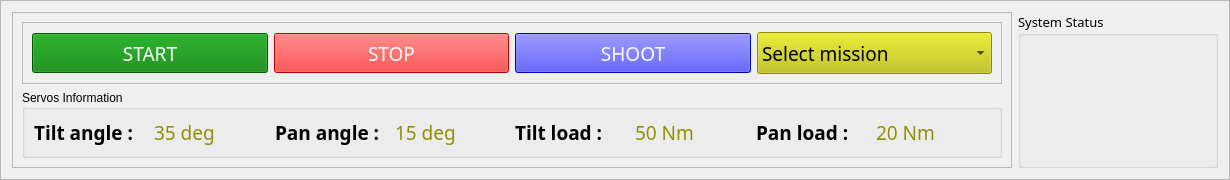
     <widget class="QFrame" name="middle_frame">
      <property name="sizePolicy">
       <sizepolicy hsizetype="Preferred" vsizetype="Preferred">
        <horstretch>0</horstretch>
        <verstretch>0</verstretch>
       </sizepolicy>
      </property>
      <property name="frameShape">
       <enum>QFrame::StyledPanel</enum>
      </property>
      <property name="frameShadow">
       <enum>QFrame::Raised</enum>
      </property>
      <layout class="QHBoxLayout" name="horizontalLayout">
       <item>
        <widget class="QFrame" name="Hardware_info_frame">
         <property name="sizePolicy">
          <sizepolicy hsizetype="Expanding" vsizetype="Preferred">
           <horstretch>0</horstretch>
           <verstretch>0</verstretch>
          </sizepolicy>
         </property>
         <property name="minimumSize">
          <size>
           <width>1000</width>
           <height>0</height>
          </size>
         </property>
         <property name="frameShape">
          <enum>QFrame::StyledPanel</enum>
         </property>
         <property name="frameShadow">
          <enum>QFrame::Raised</enum>
         </property>
         <layout class="QVBoxLayout" name="verticalLayout_4">
          <item>
           <widget class="QFrame" name="Start_system_config_frame">
            <property name="frameShape">
             <enum>QFrame::StyledPanel</enum>
            </property>
            <property name="frameShadow">
             <enum>QFrame::Raised</enum>
            </property>
            <layout class="QHBoxLayout" name="horizontalLayout_2">
             <item>
              <widget class="QPushButton" name="Start_pushButton">
               <property name="minimumSize">
                <size>
                 <width>0</width>
                 <height>40</height>
                </size>
               </property>
               <property name="palette">
                <palette>
                 <active>
                  <colorrole role="Button">
                   <brush brushstyle="SolidPattern">
                    <color alpha="255">
                     <red>0</red>
                     <green>128</green>
                     <blue>0</blue>
                    </color>
                   </brush>
                  </colorrole>
                  <colorrole role="ButtonText">
                   <brush brushstyle="SolidPattern">
                    <color alpha="255">
                     <red>255</red>
                     <green>255</green>
                     <blue>255</blue>
                    </color>
                   </brush>
                  </colorrole>
                  <colorrole role="Base">
                   <brush brushstyle="SolidPattern">
                    <color alpha="255">
                     <red>0</red>
                     <green>128</green>
                     <blue>0</blue>
                    </color>
                   </brush>
                  </colorrole>
                  <colorrole role="Window">
                   <brush brushstyle="SolidPattern">
                    <color alpha="255">
                     <red>0</red>
                     <green>128</green>
                     <blue>0</blue>
                    </color>
                   </brush>
                  </colorrole>
                 </active>
                 <inactive>
                  <colorrole role="Button">
                   <brush brushstyle="SolidPattern">
                    <color alpha="255">
                     <red>0</red>
                     <green>128</green>
                     <blue>0</blue>
                    </color>
                   </brush>
                  </colorrole>
                  <colorrole role="ButtonText">
                   <brush brushstyle="SolidPattern">
                    <color alpha="255">
                     <red>255</red>
                     <green>255</green>
                     <blue>255</blue>
                    </color>
                   </brush>
                  </colorrole>
                  <colorrole role="Base">
                   <brush brushstyle="SolidPattern">
                    <color alpha="255">
                     <red>0</red>
                     <green>128</green>
                     <blue>0</blue>
                    </color>
                   </brush>
                  </colorrole>
                  <colorrole role="Window">
                   <brush brushstyle="SolidPattern">
                    <color alpha="255">
                     <red>0</red>
                     <green>128</green>
                     <blue>0</blue>
                    </color>
                   </brush>
                  </colorrole>
                 </inactive>
                 <disabled>
                  <colorrole role="Button">
                   <brush brushstyle="SolidPattern">
                    <color alpha="255">
                     <red>0</red>
                     <green>128</green>
                     <blue>0</blue>
                    </color>
                   </brush>
                  </colorrole>
                  <colorrole role="ButtonText">
                   <brush brushstyle="SolidPattern">
                    <color alpha="255">
                     <red>120</red>
                     <green>120</green>
                     <blue>120</blue>
                    </color>
                   </brush>
                  </colorrole>
                  <colorrole role="Base">
                   <brush brushstyle="SolidPattern">
                    <color alpha="255">
                     <red>0</red>
                     <green>128</green>
                     <blue>0</blue>
                    </color>
                   </brush>
                  </colorrole>
                  <colorrole role="Window">
                   <brush brushstyle="SolidPattern">
                    <color alpha="255">
                     <red>0</red>
                     <green>128</green>
                     <blue>0</blue>
                    </color>
                   </brush>
                  </colorrole>
                 </disabled>
                </palette>
               </property>
               <property name="font">
                <font>
                 <family>Rockwell</family>
                 <pointsize>14</pointsize>
                 <weight>50</weight>
                 <bold>false</bold>
                </font>
               </property>
               <property name="styleSheet">
                <string notr="true">background-color:green</string>
               </property>
               <property name="text">
                <string>START</string>
               </property>
               <property name="checkable">
                <bool>false</bool>
               </property>
              </widget>
             </item>
             <item>
              <widget class="QPushButton" name="Stop_pushButton">
               <property name="minimumSize">
                <size>
                 <width>0</width>
                 <height>40</height>
                </size>
               </property>
               <property name="palette">
                <palette>
                 <active>
                  <colorrole role="Button">
                   <brush brushstyle="SolidPattern">
                    <color alpha="255">
                     <red>255</red>
                     <green>0</green>
                     <blue>0</blue>
                    </color>
                   </brush>
                  </colorrole>
                  <colorrole role="ButtonText">
                   <brush brushstyle="SolidPattern">
                    <color alpha="255">
                     <red>255</red>
                     <green>255</green>
                     <blue>255</blue>
                    </color>
                   </brush>
                  </colorrole>
                  <colorrole role="Base">
                   <brush brushstyle="SolidPattern">
                    <color alpha="255">
                     <red>255</red>
                     <green>0</green>
                     <blue>0</blue>
                    </color>
                   </brush>
                  </colorrole>
                  <colorrole role="Window">
                   <brush brushstyle="SolidPattern">
                    <color alpha="255">
                     <red>255</red>
                     <green>0</green>
                     <blue>0</blue>
                    </color>
                   </brush>
                  </colorrole>
                 </active>
                 <inactive>
                  <colorrole role="Button">
                   <brush brushstyle="SolidPattern">
                    <color alpha="255">
                     <red>255</red>
                     <green>0</green>
                     <blue>0</blue>
                    </color>
                   </brush>
                  </colorrole>
                  <colorrole role="ButtonText">
                   <brush brushstyle="SolidPattern">
                    <color alpha="255">
                     <red>255</red>
                     <green>255</green>
                     <blue>255</blue>
                    </color>
                   </brush>
                  </colorrole>
                  <colorrole role="Base">
                   <brush brushstyle="SolidPattern">
                    <color alpha="255">
                     <red>255</red>
                     <green>0</green>
                     <blue>0</blue>
                    </color>
                   </brush>
                  </colorrole>
                  <colorrole role="Window">
                   <brush brushstyle="SolidPattern">
                    <color alpha="255">
                     <red>255</red>
                     <green>0</green>
                     <blue>0</blue>
                    </color>
                   </brush>
                  </colorrole>
                 </inactive>
                 <disabled>
                  <colorrole role="Button">
                   <brush brushstyle="SolidPattern">
                    <color alpha="255">
                     <red>255</red>
                     <green>0</green>
                     <blue>0</blue>
                    </color>
                   </brush>
                  </colorrole>
                  <colorrole role="ButtonText">
                   <brush brushstyle="SolidPattern">
                    <color alpha="255">
                     <red>120</red>
                     <green>120</green>
                     <blue>120</blue>
                    </color>
                   </brush>
                  </colorrole>
                  <colorrole role="Base">
                   <brush brushstyle="SolidPattern">
                    <color alpha="255">
                     <red>255</red>
                     <green>0</green>
                     <blue>0</blue>
                    </color>
                   </brush>
                  </colorrole>
                  <colorrole role="Window">
                   <brush brushstyle="SolidPattern">
                    <color alpha="255">
                     <red>255</red>
                     <green>0</green>
                     <blue>0</blue>
                    </color>
                   </brush>
                  </colorrole>
                 </disabled>
                </palette>
               </property>
               <property name="font">
                <font>
                 <family>Rockwell</family>
                 <pointsize>14</pointsize>
                 <weight>50</weight>
                 <bold>false</bold>
                </font>
               </property>
               <property name="styleSheet">
                <string notr="true">background-color:red</string>
               </property>
               <property name="text">
                <string>STOP</string>
               </property>
              </widget>
             </item>
             <item>
              <widget class="QPushButton" name="Stop_pushButton_2">
               <property name="minimumSize">
                <size>
                 <width>0</width>
                 <height>40</height>
                </size>
               </property>
               <property name="palette">
                <palette>
                 <active>
                  <colorrole role="Button">
                   <brush brushstyle="SolidPattern">
                    <color alpha="255">
                     <red>0</red>
                     <green>0</green>
                     <blue>255</blue>
                    </color>
                   </brush>
                  </colorrole>
                  <colorrole role="ButtonText">
                   <brush brushstyle="SolidPattern">
                    <color alpha="255">
                     <red>255</red>
                     <green>255</green>
                     <blue>255</blue>
                    </color>
                   </brush>
                  </colorrole>
                  <colorrole role="Base">
                   <brush brushstyle="SolidPattern">
                    <color alpha="255">
                     <red>0</red>
                     <green>0</green>
                     <blue>255</blue>
                    </color>
                   </brush>
                  </colorrole>
                  <colorrole role="Window">
                   <brush brushstyle="SolidPattern">
                    <color alpha="255">
                     <red>0</red>
                     <green>0</green>
                     <blue>255</blue>
                    </color>
                   </brush>
                  </colorrole>
                 </active>
                 <inactive>
                  <colorrole role="Button">
                   <brush brushstyle="SolidPattern">
                    <color alpha="255">
                     <red>0</red>
                     <green>0</green>
                     <blue>255</blue>
                    </color>
                   </brush>
                  </colorrole>
                  <colorrole role="ButtonText">
                   <brush brushstyle="SolidPattern">
                    <color alpha="255">
                     <red>255</red>
                     <green>255</green>
                     <blue>255</blue>
                    </color>
                   </brush>
                  </colorrole>
                  <colorrole role="Base">
                   <brush brushstyle="SolidPattern">
                    <color alpha="255">
                     <red>0</red>
                     <green>0</green>
                     <blue>255</blue>
                    </color>
                   </brush>
                  </colorrole>
                  <colorrole role="Window">
                   <brush brushstyle="SolidPattern">
                    <color alpha="255">
                     <red>0</red>
                     <green>0</green>
                     <blue>255</blue>
                    </color>
                   </brush>
                  </colorrole>
                 </inactive>
                 <disabled>
                  <colorrole role="Button">
                   <brush brushstyle="SolidPattern">
                    <color alpha="255">
                     <red>0</red>
                     <green>0</green>
                     <blue>255</blue>
                    </color>
                   </brush>
                  </colorrole>
                  <colorrole role="ButtonText">
                   <brush brushstyle="SolidPattern">
                    <color alpha="255">
                     <red>120</red>
                     <green>120</green>
                     <blue>120</blue>
                    </color>
                   </brush>
                  </colorrole>
                  <colorrole role="Base">
                   <brush brushstyle="SolidPattern">
                    <color alpha="255">
                     <red>0</red>
                     <green>0</green>
                     <blue>255</blue>
                    </color>
                   </brush>
                  </colorrole>
                  <colorrole role="Window">
                   <brush brushstyle="SolidPattern">
                    <color alpha="255">
                     <red>0</red>
                     <green>0</green>
                     <blue>255</blue>
                    </color>
                   </brush>
                  </colorrole>
                 </disabled>
                </palette>
               </property>
               <property name="font">
                <font>
                 <family>Rockwell</family>
                 <pointsize>14</pointsize>
                 <weight>50</weight>
                 <bold>false</bold>
                </font>
               </property>
               <property name="styleSheet">
                <string notr="true">background-color:blue
</string>
               </property>
               <property name="text">
                <string>SHOOT</string>
               </property>
              </widget>
             </item>
             <item>
              <widget class="QComboBox" name="Missino_comboBox">
               <property name="minimumSize">
                <size>
                 <width>0</width>
                 <height>42</height>
                </size>
               </property>
               <property name="palette">
                <palette>
                 <active>
                  <colorrole role="Button">
                   <brush brushstyle="SolidPattern">
                    <color alpha="255">
                     <red>195</red>
                     <green>195</green>
                     <blue>0</blue>
                    </color>
                   </brush>
                  </colorrole>
                  <colorrole role="Base">
                   <brush brushstyle="SolidPattern">
                    <color alpha="255">
                     <red>195</red>
                     <green>195</green>
                     <blue>0</blue>
                    </color>
                   </brush>
                  </colorrole>
                  <colorrole role="Window">
                   <brush brushstyle="SolidPattern">
                    <color alpha="255">
                     <red>195</red>
                     <green>195</green>
                     <blue>0</blue>
                    </color>
                   </brush>
                  </colorrole>
                  <colorrole role="Highlight">
                   <brush brushstyle="SolidPattern">
                    <color alpha="255">
                     <red>195</red>
                     <green>195</green>
                     <blue>0</blue>
                    </color>
                   </brush>
                  </colorrole>
                  <colorrole role="HighlightedText">
                   <brush brushstyle="SolidPattern">
                    <color alpha="255">
                     <red>0</red>
                     <green>0</green>
                     <blue>0</blue>
                    </color>
                   </brush>
                  </colorrole>
                 </active>
                 <inactive>
                  <colorrole role="Button">
                   <brush brushstyle="SolidPattern">
                    <color alpha="255">
                     <red>195</red>
                     <green>195</green>
                     <blue>0</blue>
                    </color>
                   </brush>
                  </colorrole>
                  <colorrole role="Base">
                   <brush brushstyle="SolidPattern">
                    <color alpha="255">
                     <red>195</red>
                     <green>195</green>
                     <blue>0</blue>
                    </color>
                   </brush>
                  </colorrole>
                  <colorrole role="Window">
                   <brush brushstyle="SolidPattern">
                    <color alpha="255">
                     <red>195</red>
                     <green>195</green>
                     <blue>0</blue>
                    </color>
                   </brush>
                  </colorrole>
                  <colorrole role="Highlight">
                   <brush brushstyle="SolidPattern">
                    <color alpha="255">
                     <red>195</red>
                     <green>195</green>
                     <blue>0</blue>
                    </color>
                   </brush>
                  </colorrole>
                  <colorrole role="HighlightedText">
                   <brush brushstyle="SolidPattern">
                    <color alpha="255">
                     <red>0</red>
                     <green>0</green>
                     <blue>0</blue>
                    </color>
                   </brush>
                  </colorrole>
                 </inactive>
                 <disabled>
                  <colorrole role="Button">
                   <brush brushstyle="SolidPattern">
                    <color alpha="255">
                     <red>195</red>
                     <green>195</green>
                     <blue>0</blue>
                    </color>
                   </brush>
                  </colorrole>
                  <colorrole role="Base">
                   <brush brushstyle="SolidPattern">
                    <color alpha="255">
                     <red>195</red>
                     <green>195</green>
                     <blue>0</blue>
                    </color>
                   </brush>
                  </colorrole>
                  <colorrole role="Window">
                   <brush brushstyle="SolidPattern">
                    <color alpha="255">
                     <red>195</red>
                     <green>195</green>
                     <blue>0</blue>
                    </color>
                   </brush>
                  </colorrole>
                  <colorrole role="Highlight">
                   <brush brushstyle="SolidPattern">
                    <color alpha="255">
                     <red>0</red>
                     <green>120</green>
                     <blue>215</blue>
                    </color>
                   </brush>
                  </colorrole>
                  <colorrole role="HighlightedText">
                   <brush brushstyle="SolidPattern">
                    <color alpha="255">
                     <red>0</red>
                     <green>0</green>
                     <blue>0</blue>
                    </color>
                   </brush>
                  </colorrole>
                 </disabled>
                </palette>
               </property>
               <property name="font">
                <font>
                 <family>Rockwell</family>
                 <pointsize>14</pointsize>
                 <weight>50</weight>
                 <bold>false</bold>
                </font>
               </property>
               <property name="styleSheet">
                <string notr="true">background-color:#c3c300</string>
               </property>
               <item>
                <property name="text">
                 <string>Select mission</string>
                </property>
               </item>
               <item>
                <property name="text">
                 <string>Mission 1</string>
                </property>
               </item>
               <item>
                <property name="text">
                 <string>Mission 2</string>
                </property>
               </item>
               <item>
                <property name="text">
                 <string>Mission 3</string>
                </property>
               </item>
              </widget>
             </item>
            </layout>
           </widget>
          </item>
          <item>
           <widget class="QGroupBox" name="GroupBox_servos_info">
            <property name="title">
             <string>Servos Information</string>
            </property>
            <layout class="QHBoxLayout" name="horizontalLayout_3">
             <item>
              <widget class="QLabel" name="Tilt_angle">
               <property name="font">
                <font>
                 <family>Rockwell</family>
                 <pointsize>14</pointsize>
                 <weight>75</weight>
                 <bold>true</bold>
                </font>
               </property>
               <property name="text">
                <string>Tilt angle : </string>
               </property>
              </widget>
             </item>
             <item>
              <widget class="QLabel" name="Tilt_angle_value">
               <property name="palette">
                <palette>
                 <active>
                  <colorrole role="WindowText">
                   <brush brushstyle="SolidPattern">
                    <color alpha="255">
                     <red>144</red>
                     <green>144</green>
                     <blue>0</blue>
                    </color>
                   </brush>
                  </colorrole>
                 </active>
                 <inactive>
                  <colorrole role="WindowText">
                   <brush brushstyle="SolidPattern">
                    <color alpha="255">
                     <red>144</red>
                     <green>144</green>
                     <blue>0</blue>
                    </color>
                   </brush>
                  </colorrole>
                 </inactive>
                 <disabled>
                  <colorrole role="WindowText">
                   <brush brushstyle="SolidPattern">
                    <color alpha="255">
                     <red>120</red>
                     <green>120</green>
                     <blue>120</blue>
                    </color>
                   </brush>
                  </colorrole>
                 </disabled>
                </palette>
               </property>
               <property name="font">
                <font>
                 <family>Rockwell</family>
                 <pointsize>14</pointsize>
                </font>
               </property>
               <property name="text">
                <string>35 deg</string>
               </property>
              </widget>
             </item>
             <item>
              <widget class="QLabel" name="Pan_angle">
               <property name="font">
                <font>
                 <family>Rockwell</family>
                 <pointsize>14</pointsize>
                 <weight>75</weight>
                 <bold>true</bold>
                </font>
               </property>
               <property name="text">
                <string>Pan angle : </string>
               </property>
              </widget>
             </item>
             <item>
              <widget class="QLabel" name="Pan_angle_value">
               <property name="palette">
                <palette>
                 <active>
                  <colorrole role="WindowText">
                   <brush brushstyle="SolidPattern">
                    <color alpha="255">
                     <red>144</red>
                     <green>144</green>
                     <blue>0</blue>
                    </color>
                   </brush>
                  </colorrole>
                 </active>
                 <inactive>
                  <colorrole role="WindowText">
                   <brush brushstyle="SolidPattern">
                    <color alpha="255">
                     <red>144</red>
                     <green>144</green>
                     <blue>0</blue>
                    </color>
                   </brush>
                  </colorrole>
                 </inactive>
                 <disabled>
                  <colorrole role="WindowText">
                   <brush brushstyle="SolidPattern">
                    <color alpha="255">
                     <red>120</red>
                     <green>120</green>
                     <blue>120</blue>
                    </color>
                   </brush>
                  </colorrole>
                 </disabled>
                </palette>
               </property>
               <property name="font">
                <font>
                 <family>Rockwell</family>
                 <pointsize>14</pointsize>
                 <weight>50</weight>
                 <bold>false</bold>
                </font>
               </property>
               <property name="text">
                <string>15 deg</string>
               </property>
              </widget>
             </item>
             <item>
              <widget class="QLabel" name="Tilt_load_label">
               <property name="font">
                <font>
                 <family>Rockwell</family>
                 <pointsize>14</pointsize>
                 <weight>75</weight>
                 <bold>true</bold>
                </font>
               </property>
               <property name="text">
                <string>Tilt load : </string>
               </property>
              </widget>
             </item>
             <item>
              <widget class="QLabel" name="Tilt_load">
               <property name="palette">
                <palette>
                 <active>
                  <colorrole role="WindowText">
                   <brush brushstyle="SolidPattern">
                    <color alpha="255">
                     <red>144</red>
                     <green>144</green>
                     <blue>0</blue>
                    </color>
                   </brush>
                  </colorrole>
                 </active>
                 <inactive>
                  <colorrole role="WindowText">
                   <brush brushstyle="SolidPattern">
                    <color alpha="255">
                     <red>144</red>
                     <green>144</green>
                     <blue>0</blue>
                    </color>
                   </brush>
                  </colorrole>
                 </inactive>
                 <disabled>
                  <colorrole role="WindowText">
                   <brush brushstyle="SolidPattern">
                    <color alpha="255">
                     <red>120</red>
                     <green>120</green>
                     <blue>120</blue>
                    </color>
                   </brush>
                  </colorrole>
                 </disabled>
                </palette>
               </property>
               <property name="font">
                <font>
                 <family>Rockwell</family>
                 <pointsize>14</pointsize>
                </font>
               </property>
               <property name="text">
                <string>50 Nm</string>
               </property>
              </widget>
             </item>
             <item>
              <widget class="QLabel" name="Pan_load_lable">
               <property name="font">
                <font>
                 <family>Rockwell</family>
                 <pointsize>14</pointsize>
                 <weight>75</weight>
                 <bold>true</bold>
                </font>
               </property>
               <property name="text">
                <string>Pan load : </string>
               </property>
              </widget>
             </item>
             <item>
              <widget class="QLabel" name="Pan_load">
               <property name="palette">
                <palette>
                 <active>
                  <colorrole role="WindowText">
                   <brush brushstyle="SolidPattern">
                    <color alpha="255">
                     <red>144</red>
                     <green>144</green>
                     <blue>0</blue>
                    </color>
                   </brush>
                  </colorrole>
                 </active>
                 <inactive>
                  <colorrole role="WindowText">
                   <brush brushstyle="SolidPattern">
                    <color alpha="255">
                     <red>144</red>
                     <green>144</green>
                     <blue>0</blue>
                    </color>
                   </brush>
                  </colorrole>
                 </inactive>
                 <disabled>
                  <colorrole role="WindowText">
                   <brush brushstyle="SolidPattern">
                    <color alpha="255">
                     <red>120</red>
                     <green>120</green>
                     <blue>120</blue>
                    </color>
                   </brush>
                  </colorrole>
                 </disabled>
                </palette>
               </property>
               <property name="font">
                <font>
                 <family>Rockwell</family>
                 <pointsize>14</pointsize>
                 <weight>50</weight>
                 <bold>false</bold>
                </font>
               </property>
               <property name="text">
                <string>20 Nm</string>
               </property>
              </widget>
             </item>
            </layout>
           </widget>
          </item>
         </layout>
        </widget>
       </item>
       <item>
        <widget class="QGroupBox" name="System_status">
         <property name="minimumSize">
          <size>
           <width>200</width>
           <height>150</height>
          </size>
         </property>
         <property name="font">
          <font>
           <family>Rockwell</family>
           <pointsize>10</pointsize>
          </font>
         </property>
         <property name="title">
          <string>System Status</string>
         </property>
         <widget class="QLabel" name="System_status_icon">
          <property name="geometry">
           <rect>
            <x>13</x>
            <y>30</y>
            <width>181</width>
            <height>71</height>
           </rect>
          </property>
          <property name="text">
           <string/>
          </property>
         </widget>
        </widget>
       </item>
      </layout>
     </widget>
